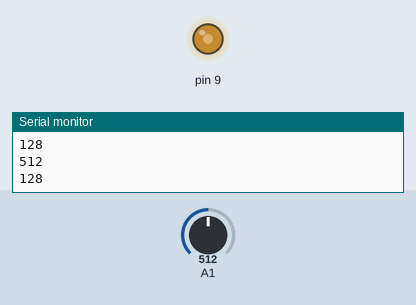
Recording of a sketch running on a simulated Arduino Uno, built with avr-gcc and run on an emulated ATmega328P. On the bench: output pins drawn as LEDs (lit = HIGH), the last lines printed to the serial monitor. The test bench sets the inputs (shaded band); at power-on: A1 = 512.

Above: at 1.8 s.
1.9 s: A1 set to 716
At 3.2 s:
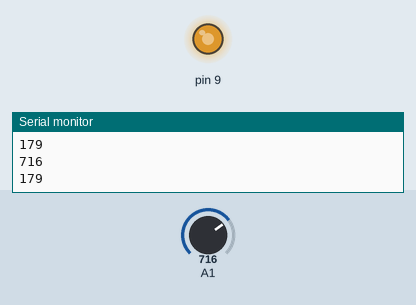
3.5 s: A1 set to 900
At 4.8 s:
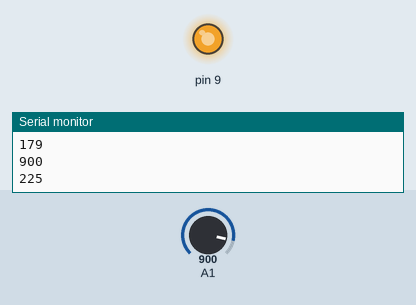
5.5 s: A1 set to 122
At 6.3 s:
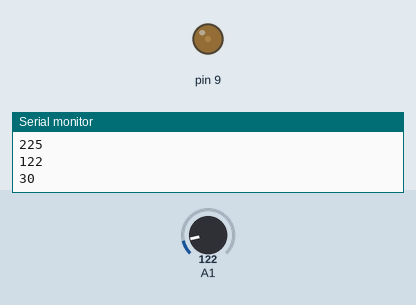
7.5 s: A1 set to 0
At 9.1 s:
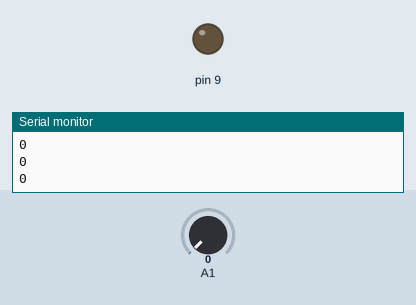
Timing chart, 0 to 10.5 s (numbered marks = the images above; inputs shaded):
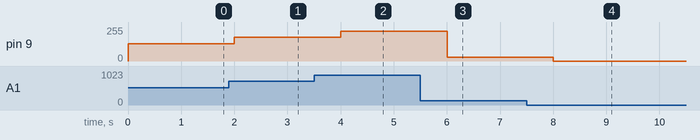

The sketch:

visiableanalogvalue.ino
```cpp
int rotationval;
int modval;

void setup() {
  Serial.begin(19200);
  pinMode(A1, INPUT);
  pinMode(9, OUTPUT);
}

void loop() {
  rotationval = 0;
  for (int count = 0; count < 10; count++) {
    rotationval = analogRead(A1);
    Serial.println(rotationval);
    modval = rotationval / 4;
    analogWrite(9, modval);
    Serial.println(modval);
    delay(1000);
  }

}
```

Measured:
- after the input at 1.9 s, pin 9: 128/255 → 179/255 after 0.10 s
- after the input at 3.5 s, pin 9: 179/255 → 225/255 after 0.50 s
- after the input at 5.5 s, pin 9: 225/255 → 30/255 after 0.50 s
- after the input at 7.5 s, pin 9: 30/255 → 0/255 after 0.50 s
